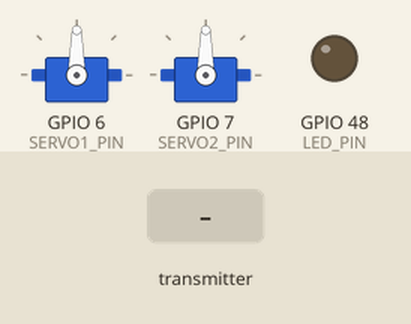
Simulated run of this sketch. Board: ESP32-S3. On the bench: 2 × servo, output pins drawn as LEDs (lit = HIGH). Dashed ring = blinking. The inputs (shaded band) are chosen by the test bench. What the sketch prints to the serial monitor is not drawn.

Above: at 5.5 s.
5.6 s: the transmitter starts sending gyroZ_filtered = 25
At 5.89 s:
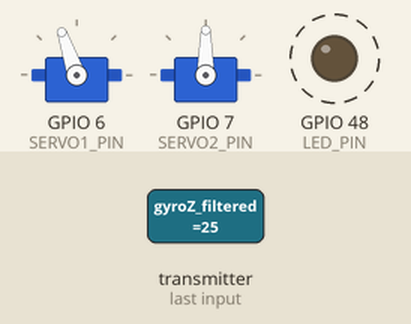
8.6 s: the transmitter starts sending handPosition = 64
11.6 s: the transmitter starts sending accelY_filtered = 25
At 12.4 s:
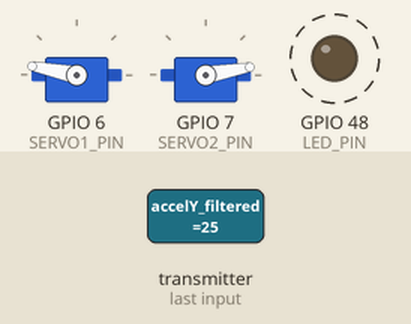
14.6 s: the transmitter starts sending accelY_filtered = 0
At 16.4 s:
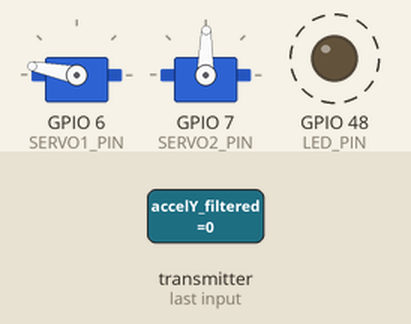
17.6 s: the transmitter starts sending accelY_filtered = 50
At 18.3 s:
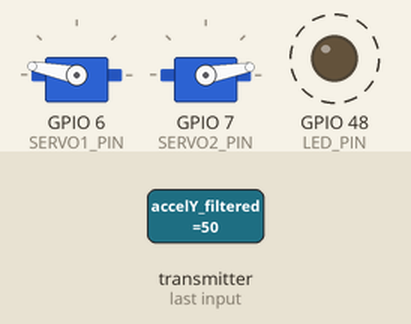
Timing chart, 0 to 21.6 s (numbered marks = the images above; inputs shaded):
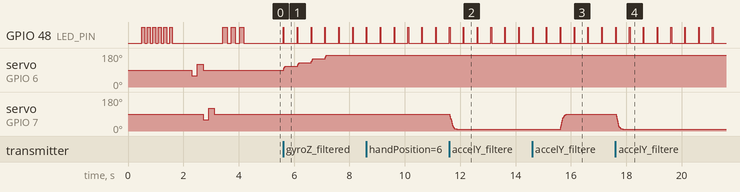

Measured:
- after the input at 5.6 s, GPIO 48 (LED_PIN): alternates HIGH for 0.02 s and LOW for 0.48 s, starting at once; servo on GPIO 6 (SERVO1_PIN): moves from 90° to 169° over 1.5 s, starting at once
- after the input at 11.6 s, servo on GPIO 7 (SERVO2_PIN): moves from 90° to 10° over 0.25 s, starting at once
- after the input at 14.6 s, servo on GPIO 7 (SERVO2_PIN): moves from 10° to 89° over 0.25 s, starting after 1.0 s
- after the input at 17.6 s, servo on GPIO 7 (SERVO2_PIN): moves from 89° to 10° over 0.25 s, starting at once

The sketch:

Receptor_Brazo.ino
```cpp
/*
 * SPRINT 3 - RECEPTOR CON FILTRO DE KALMAN (ESP32-S3 en Brazo)
 *
 * MEJORAS vs Sprint 2:
 * - Recibe datos ya filtrados con Kalman del transmisor
 * - Interpolación ultra-suave con IIR adicional
 * - Tremor < 0.5° (era <1° en Sprint 2)
 * - Compatible con estructura de datos de Kalman
 *
 * Autor: Julián Andrés Rosas Sánchez
 * Universidad Militar Nueva Granada
 * Ingeniería Mecatrónica - 6to Semestre
 * Laboratorio de Señales - Sprint 3
 */

#include <esp_now.h>
#include <WiFi.h>
#include <ESP32Servo.h>

// ========== PINES ==========
#define SERVO1_PIN 6
#define SERVO2_PIN 7
#define LED_PIN 48

// ========== OBJETOS ==========
Servo servo1;
Servo servo2;

// ========== ESTRUCTURA ESP-NOW (compatible con Kalman) ==========
typedef struct struct_message {
  float accelX_filtered;
  float accelY_filtered;
  float accelZ_filtered;
  float gyroX;
  float gyroY;
  float gyroZ_filtered;
  float angle_pitch;
  float angle_roll;
  unsigned long timestamp;
  uint8_t handPosition;
  float kalman_variance;
} struct_message;

struct_message receivedData;

// ========== FILTRO IIR EXTRA ==========
class IIRFilter {
private:
  float alpha;
  float output;

public:
  IIRFilter(float a) : alpha(a), output(90.0) {}

  float update(float input) {
    output = alpha * output + (1 - alpha) * input;
    return output;
  }

  void reset(float value) {
    output = value;
  }
};

IIRFilter iirServo1(0.80);  // Suavizado ágil (optimizado)
IIRFilter iirServo2(0.92);  // Servo2 agresivo (anti-tremor pero rápido)

// Variables de control
float servo1Current = 90.0;
float servo2Current = 90.0;
float servo1Target = 90.0;
float servo2Target = 90.0;

uint8_t activeServo = 1;
uint8_t lastActiveServo = 1;
unsigned long lastModeChange = 0;
unsigned long lastMovement = 0;  // Último movimiento detectado
unsigned long lastReceiveTime = 0;
unsigned long lastUpdate = 0;
bool inTransition = false;
const unsigned long TIMEOUT = 500;
const unsigned long STILLNESS_TIME = 800;  // 0.8s quieto para cambiar modo (optimizado)
const float UPDATE_INTERVAL = 5;  // 200Hz
const float DEADZONE_SERVO2 = 0.2;  // Zona muerta ±0.2 m/s² (más sensible)
const float MOVEMENT_THRESHOLD = 5.0;  // Umbral para detectar movimiento (grados)

const int SERVO_MIN = 10;
const int SERVO_MAX = 170;

// ========== CALLBACK ESP-NOW ==========
void OnDataRecv(const esp_now_recv_info_t *recv_info, const uint8_t *incomingData, int len) {
  memcpy(&receivedData, incomingData, sizeof(receivedData));
  lastReceiveTime = millis();

  // Detectar si hay movimiento significativo
  static float lastServo1 = 90.0;
  static float lastServo2 = 90.0;

  float movementS1 = abs(servo1Current - lastServo1);
  float movementS2 = abs(servo2Current - lastServo2);

  if (movementS1 > 1.0 || movementS2 > 1.0) {
    lastMovement = millis();  // Actualizar tiempo de último movimiento
  }

  lastServo1 = servo1Current;
  lastServo2 = servo2Current;

  // Calcular tiempo de quietud
  unsigned long stillTime = millis() - lastMovement;
  bool isStill = (stillTime >= STILLNESS_TIME);  // Quieto por 1s?

  // Cambio de modo: solo si mano está quieta por 1s
  if (receivedData.handPosition != activeServo) {
    if (isStill) {
      // Mano quieta → permitir cambio suave
      activeServo = receivedData.handPosition;
      lastModeChange = millis();
      lastMovement = millis();  // Resetear contador

      Serial.print("\n➡ CAMBIO MODO: ");
      Serial.println(activeServo == 0 ? "✋VERTICAL" : "👉HORIZONTAL");
    }
    // Si no está quieta, ignorar cambio (mantener modo actual)
  }

  digitalWrite(LED_PIN, HIGH);

  // Mapeo según modo
  float sensorValue = 0;
  float mappedAngle = 0;

  if (activeServo == 0) {
    // VERTICAL: Servo1 con GyroZ integrado
    sensorValue = receivedData.gyroZ_filtered;

    static float gyroIntegrated = 90.0;
    static unsigned long lastReset = 0;

    // Reset suave si no hay movimiento
    if (abs(sensorValue) < 2.0 && (millis() - lastReset > 2000)) {
      gyroIntegrated = gyroIntegrated * 0.99 + 90.0 * 0.01;
    } else {
      lastReset = millis();
    }

    gyroIntegrated += sensorValue * 0.8;
    gyroIntegrated = constrain(gyroIntegrated, SERVO_MIN, SERVO_MAX);

    servo1Target = gyroIntegrated;

  } else {
    // HORIZONTAL: Servo2 con AccelY (filtrado extra + zona muerta)
    sensorValue = receivedData.accelY_filtered;

    // Zona muerta: ignorar movimientos pequeños cerca del centro
    if (abs(sensorValue) < DEADZONE_SERVO2) {
      sensorValue = 0;  // Forzar a cero en zona muerta
    }

    // Buffer de 3 muestras para estabilización (optimizado para velocidad)
    static float accelY_buffer[3] = {0, 0, 0};
    static int buffer_idx = 0;
    accelY_buffer[buffer_idx] = sensorValue;
    buffer_idx = (buffer_idx + 1) % 3;
    float accelY_avg = (accelY_buffer[0] + accelY_buffer[1] + accelY_buffer[2]) / 3.0;

    mappedAngle = map(accelY_avg * 100, 250, -250, SERVO_MIN, SERVO_MAX);
    mappedAngle = constrain(mappedAngle, SERVO_MIN, SERVO_MAX);
    servo2Target = mappedAngle;
  }

  // Debug cada 25 paquetes (cada ~250ms)
  static int debugCount = 0;
  if (debugCount++ >= 25) {
    debugCount = 0;

    // Mostrar indicador de quietud
    if (!isStill && receivedData.handPosition != activeServo) {
      Serial.print("⏳ ESPERA ");
      Serial.print((STILLNESS_TIME - stillTime) / 1000.0, 1);
      Serial.print("s | ");
    } else {
      Serial.print("✓ RX | ");
    }

    Serial.print(activeServo == 0 ? "✋VERT" : "👉HORIZ");
    Serial.print(" | Val:");
    Serial.print(sensorValue, 1);
    Serial.print(" | S1:");
    Serial.print((int)servo1Current);
    Serial.print("° S2:");
    Serial.print((int)servo2Current);
    Serial.println("°");
  }
}

// ========== ACTUALIZACIÓN SUAVE DE SERVOS ==========
void updateServoSmooth(Servo &servo, float &current, float target, IIRFilter &iir) {
  // Aplicar IIR adicional para ultra-suavidad
  float smoothTarget = iir.update(target);

  // Calcular diferencia
  float diff = smoothTarget - current;

  // Step adaptativo según diferencia
  float step = 0;
  if (abs(diff) > 20) {
    step = 8.0;  // Movimiento rápido
  } else if (abs(diff) > 5) {
    step = 3.0;  // Movimiento medio
  } else {
    step = 1.0;  // Movimiento fino
  }

  // Interpolar
  if (diff > step) {
    current += step;
  } else if (diff < -step) {
    current -= step;
  } else {
    current = smoothTarget;
  }

  current = constrain(current, SERVO_MIN, SERVO_MAX);
  servo.write((int)current);
}

// ========== SETUP ==========
void setup() {
  Serial.begin(115200);
  while(!Serial && millis() < 3000);  // Esperar conexión serial
  delay(500);

  Serial.println("\n\n\n>>> RECEPTOR INICIANDO <<<");
  Serial.println("Baudrate: 115200");
  Serial.flush();

  pinMode(LED_PIN, OUTPUT);

  // Parpadeo inicial
  for(int i = 0; i < 6; i++) {
    digitalWrite(LED_PIN, HIGH);
    delay(100);
    digitalWrite(LED_PIN, LOW);
    delay(100);
  }

  Serial.println("\n========================================");
  Serial.println("   SPRINT 3 - FILTRO DE KALMAN");
  Serial.println("   Desarrollador: Julián A. Rosas S.");
  Serial.println("========================================\n");

  // WiFi
  Serial.print("[1/4] WiFi... ");
  WiFi.mode(WIFI_STA);
  WiFi.disconnect();
  delay(100);
  Serial.println("OK");

  // Servos
  Serial.print("[2/4] Servos... ");
  ESP32PWM::allocateTimer(0);
  ESP32PWM::allocateTimer(1);
  servo1.setPeriodHertz(50);
  servo2.setPeriodHertz(50);
  servo1.attach(SERVO1_PIN, 500, 2400);
  servo2.attach(SERVO2_PIN, 500, 2400);
  servo1.write(90);
  servo2.write(90);
  delay(500);
  Serial.println("OK");

  // Test servos
  Serial.print("    Test... ");
  servo1.write(60); delay(200);
  servo1.write(120); delay(200);
  servo1.write(90);
  servo2.write(60); delay(200);
  servo2.write(120); delay(200);
  servo2.write(90);
  delay(300);
  Serial.println("OK ✓");

  // ESP-NOW
  Serial.print("[3/4] ESP-NOW... ");
  if (esp_now_init() != ESP_OK) {
    Serial.println("ERROR!");
    while(1) {
      digitalWrite(LED_PIN, !digitalRead(LED_PIN));
      delay(200);
    }
  }
  esp_now_register_recv_cb(OnDataRecv);
  Serial.println("OK");

  Serial.println("[4/4] Sistema listo");

  Serial.println("\n========================================");
  Serial.println("   RECEPTOR FILTRO KALMAN");
  Serial.println("========================================");
  Serial.println("Datos: Pre-filtrados con Kalman (TX)");
  Serial.println("IIR:   α=0.85 (suavizado extra)");
  Serial.println("Freq:  200 Hz actualización servos");
  Serial.println("========================================\n");

  // Confirmación
  for(int i = 0; i < 3; i++) {
    digitalWrite(LED_PIN, HIGH);
    delay(150);
    digitalWrite(LED_PIN, LOW);
    delay(150);
  }

  Serial.println("✓ Esperando datos del guante...\n");
}

// ========== LOOP ==========
void loop() {
  unsigned long now = millis();

  // Apagar LED después de recibir
  if (now - lastReceiveTime > 20) {
    digitalWrite(LED_PIN, LOW);
  }

  // Actualizar servos a 200Hz
  if (now - lastUpdate >= UPDATE_INTERVAL) {
    lastUpdate = now;

    // Actualizar servo1 (vertical)
    updateServoSmooth(servo1, servo1Current, servo1Target, iirServo1);

    // Actualizar servo2 (horizontal)
    updateServoSmooth(servo2, servo2Current, servo2Target, iirServo2);
  }

  // Timeout - volver a centro
  if (lastReceiveTime > 0 && (now - lastReceiveTime > TIMEOUT)) {
    servo1Target = 90;
    servo2Target = 90;

    // Reset filtros IIR
    iirServo1.reset(90);
    iirServo2.reset(90);
  }

  delay(1);
}
```
